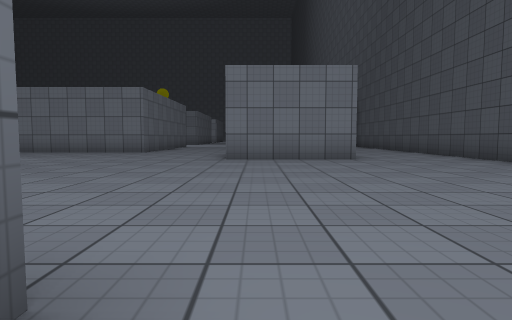
[1] (above)

24 first-person views from a walk through a 3-D level made in the Unity game engine. The camera is 0.51 m above the floor, tilts 4° down and sees 75° across. The floor is counted in squares, 1 m on a side. Each view is taken from the middle of a square. On the plan, view 1 faces up. The plan holds only what a view shows up to about 9 squares ahead; the rest is blank. The place goes on beyond the plan. The player character is not drawn. Surface patterns are stand-ins for the level's own textures.

[2]
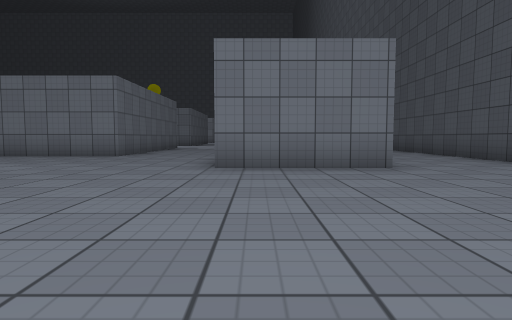

[3]
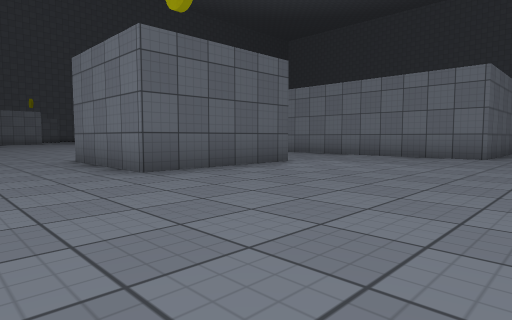

[4]
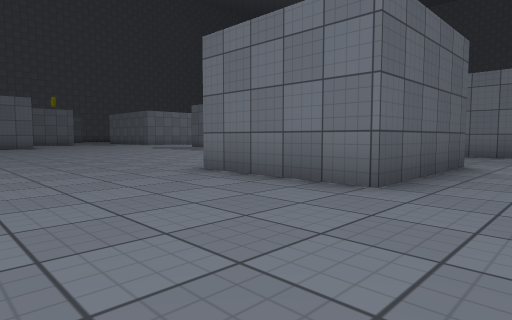

[5]
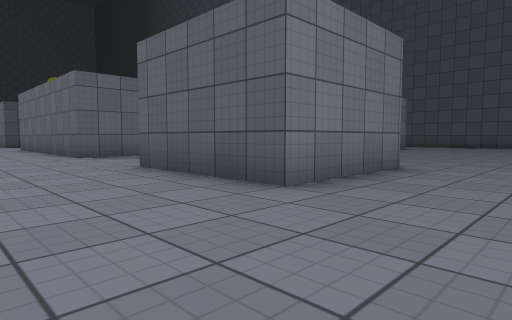

[6]
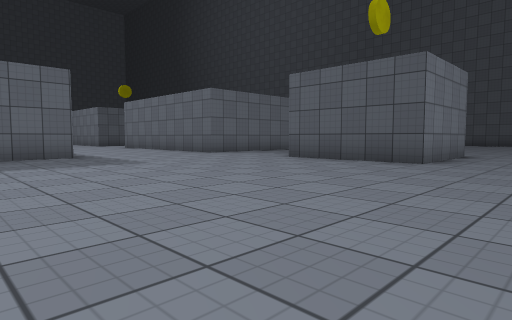

[7]
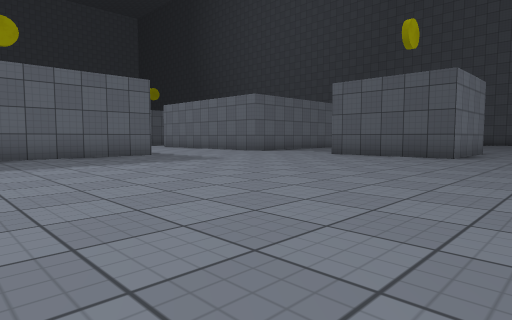

[8]
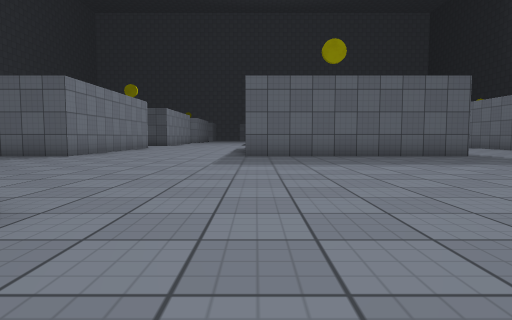

[9]
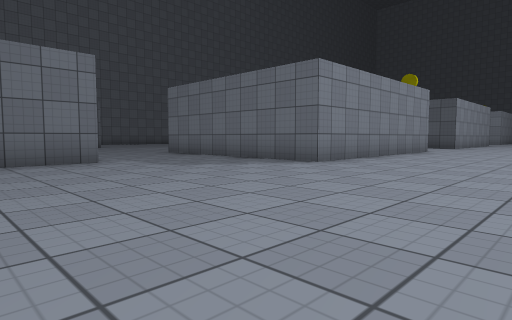

[10]
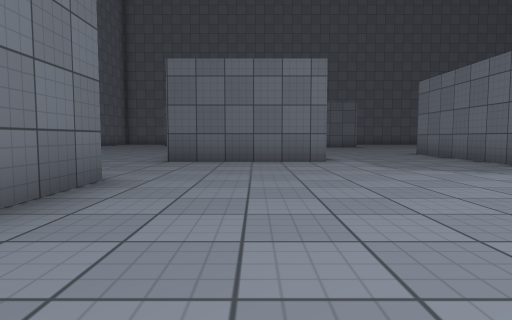

[11]
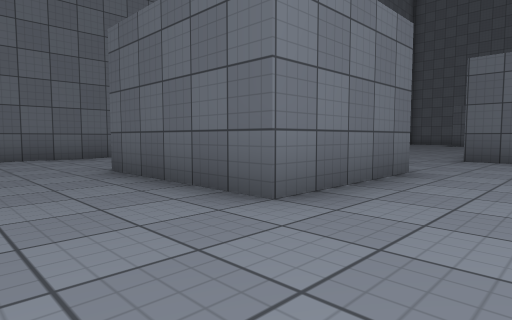

[12]
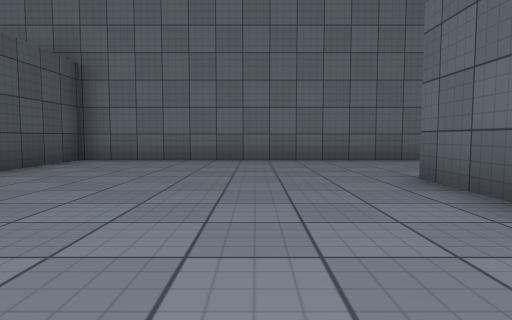

[13]
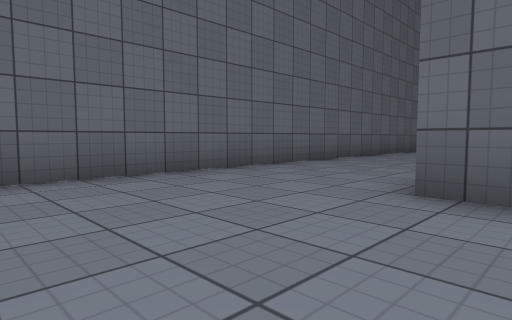

[14]
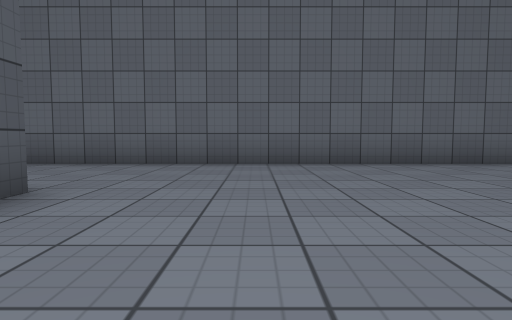

[15]
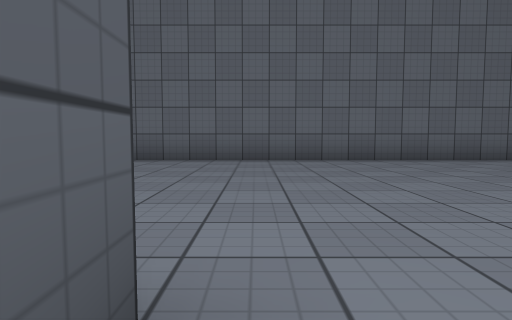

[16]
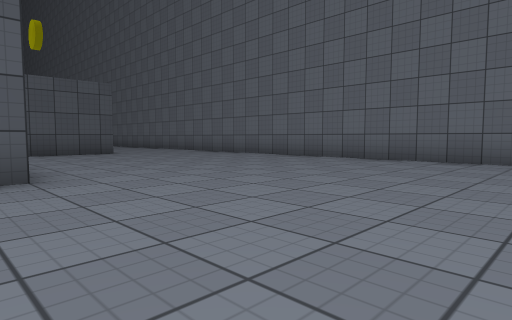

[17]
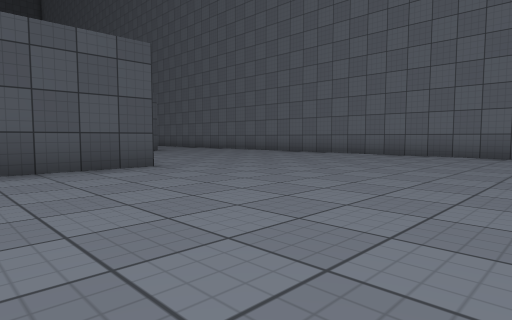

[18]
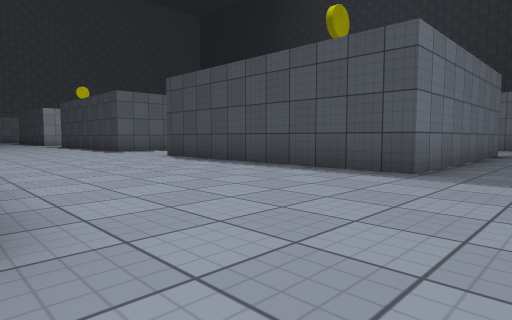

[19]
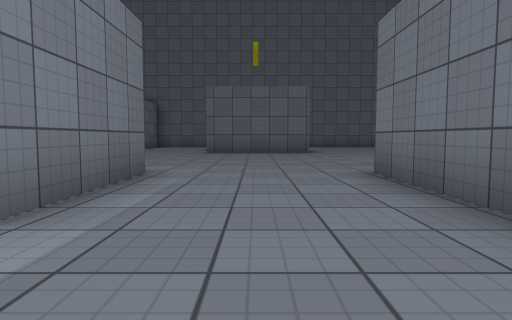

[20]
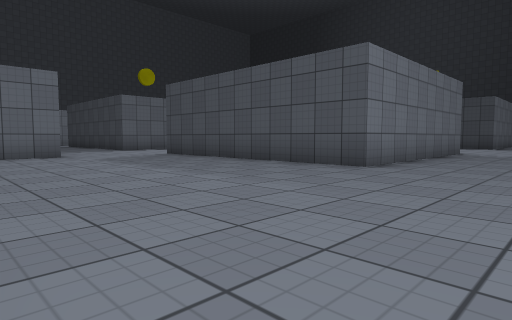

[21]
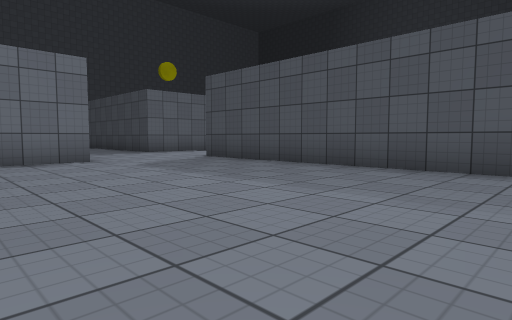

[22]
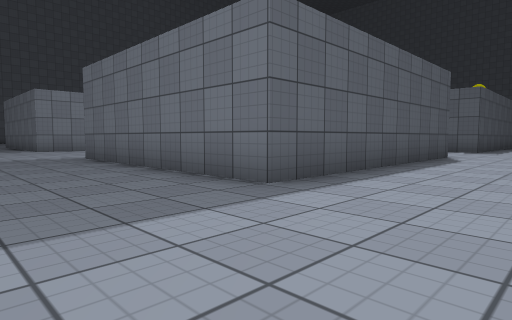

[23]
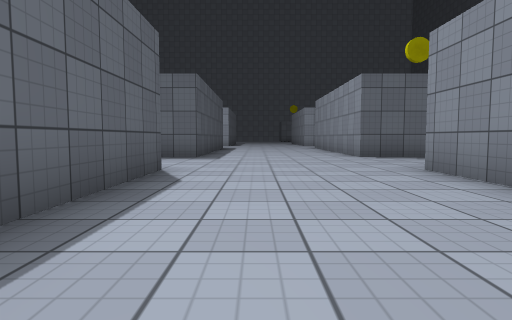

[24]
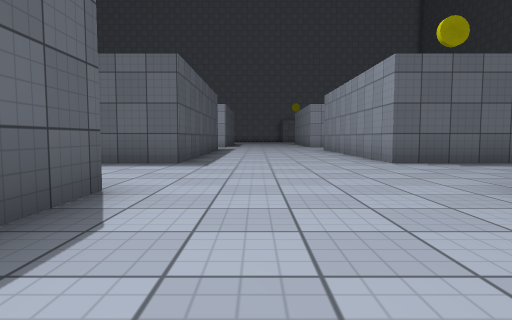

### Floor plan
Points are (right, up) in squares from view 1. A wall is a line through its corners. A room is listed if a view was taken in it or the views show most of it. See-through windows are left out.
Room 1 (views 1, 2, 3, 4, 5, 6, 7, 8, 9, 10, 11, 12, 13, 14, 18, 19, 22, 23, 24)
walls: (-9.4, 15.4) (-9.4, 17.2); (-13.5, 17.2) (-13.5, 10.7) (-19.3, 10.7) (-19.3, 17.1); (-6.5, 7.5) (-6.5, 4.2) (-9.4, 4.2) (-9.4, 7.5); (-3.6, 10.7) (-9.4, 10.7) (-9.4, 12.1); (-23.9, 13.9) (-23.9, 10.7) (-25.6, 10.7); (-24, 4.2) (-21, 4.2) (-21, 0.9); (-7, 20.4) (-9.4, 20.4) (-9.4, 23.1); (-13.5, 23) (-13.5, 20.4) (-15, 20.4); (-26.8, 7.4) (-26.8, 4.1); (-20.4, -2.3) (-15.2, -2.3) (-15.2, 0.1); (2.2, 7.4) (-0.8, 7.4)
ways out: opening at (-31, 17.3) to room 2; opening at (-25.5, 4) to room 2; opening at (-25.3, 9) to room 2; opening at (-20, -1) to room 2; opening at (-2, 10.7); opening at (4, 7.7)
Room 2 (views 15, 16, 17, 20, 21)
walls: (-29.8, 7.4) (-26.8, 7.4); (-29.7, 4.1) (-29.7, 6.4); (-25.6, 10.7) (-29.7, 10.7) (-29.7, 17.2); (-23.9, 0.9) (-23.9, 3.1); (-35.5, -2.3) (-20.4, -2.3); (-32.5, 17.2) (-34.1, 17.2)
ways out: opening at (-31, 17.3) to room 1; opening at (-25.5, 4) to room 1; opening at (-25.3, 9) to room 1; opening at (-20, -1) to room 1

Where each view was taken, in squares from view 1:
view 1: 0 up, 0 right, facing up
view 2: 2 up, 0 right, facing up
view 3: 2 up, 2 left, facing up-left
view 4: 1 up, 5 left, facing up-left
view 5: 2 up, 12 left, facing up-right
view 6: 2 up, 16 left, facing up-right
view 7: 2 up, 18 left, facing up-right
view 8: 2 up, 19 left, facing up
view 9: 5 up, 20 left, facing up-left
view 10: 6 up, 20 left, facing left
view 11: 6 up, 19 left, facing down-left
view 12: 5 up, 19 left, facing down
view 13: 2 up, 18 left, facing down-left
view 14: 4 up, 26 left, facing down
view 15: 5 up, 30 left, facing down
view 16: 5 up, 34 left, facing down-right
view 17: 7 up, 35 left, facing down-right
view 18: 9 up, 24 left, facing up-right
view 19: 9 up, 25 left, facing left
view 20: 8 up, 35 left, facing up-right
view 21: 10 up, 35 left, facing up-right
view 22: 8 up, 11 left, facing up-left
view 23: 12 up, 12 left, facing up
view 24: 14 up, 12 left, facing up
